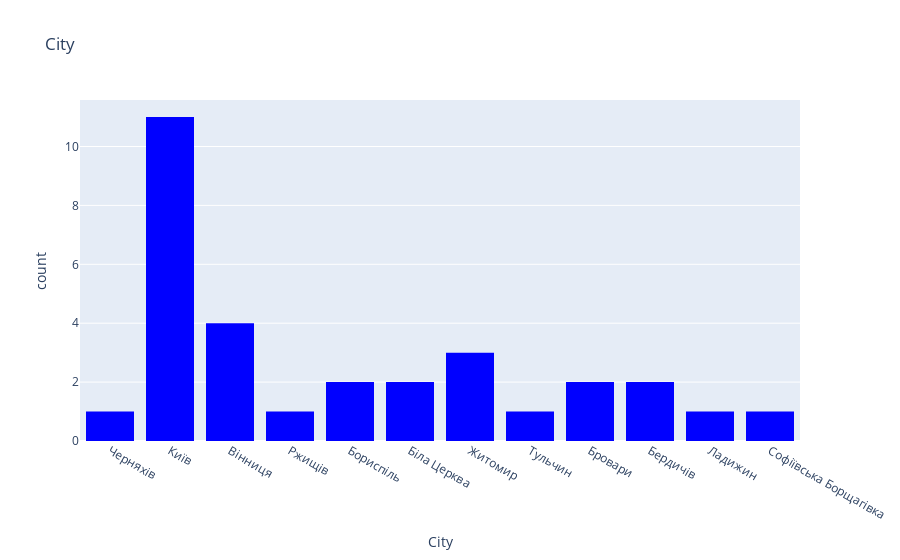

Here is the notebook cell this chart was saved with:
### Code cell
fig = px.histogram(df, x="city", 
                   labels= {"city": "City"},
                   title="City",
                   color_discrete_sequence=["blue"])

fig.show()

### Figure 1 — Plotly figure (JSON) as saved in the notebook; plotly's stock layout.template omitted (floating-point values rounded to 4 significant figures)
{"data": [{"alignmentgroup": "True", "bingroup": "x", "hovertemplate": "City=%{x}<br>count=%{y}<extra></extra>", "legendgroup": "", "marker": {"color": "blue", "pattern": {"shape": ""}}, "name": "", "offsetgroup": "", "orientation": "v", "showlegend": false, "type": "histogram", "x": ["Черняхів", "Київ", "Вінниця", "Київ", "Ржищів", "Вінниця", "Бориспіль", "Київ", "Біла Церква", "Житомир", "Вінниця", "Біла Церква", "Тульчин", "Житомир", "Бровари", "Бердичів", "Житомир", "Київ", "Київ", "Бердичів", "Київ", "Київ", "Ладижин", "Бориспіль", "Вінниця", "Київ", "Київ", "Київ", "Бровари", "Софіївська Борщагівка", "Київ"], "xaxis": "x", "yaxis": "y"}], "layout": {"barmode": "relative", "legend": {"tracegroupgap": 0}, "title": {"text": "City"}, "xaxis": {"anchor": "y", "domain": [0, 1], "title": {"text": "City"}}, "yaxis": {"anchor": "x", "domain": [0, 1], "title": {"text": "count"}}}}
